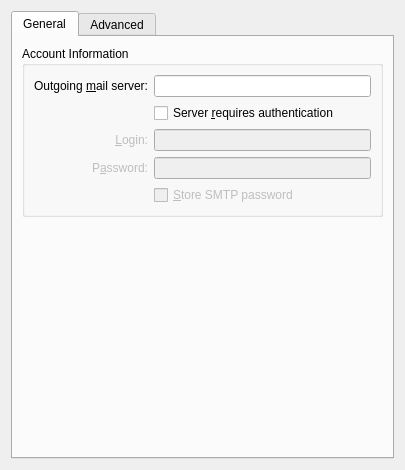
<?xml version="1.0" encoding="UTF-8"?>
<ui version="4.0">
 <author>Volker Krause &lt;vkrause@kde.org&gt;, KovoKs &lt;tomalbers@kde.nl&gt;</author>
 <class>SMTPSettings</class>
 <widget class="QWidget" name="SMTPSettings">
  <property name="geometry">
   <rect>
    <x>0</x>
    <y>0</y>
    <width>405</width>
    <height>470</height>
   </rect>
  </property>
  <layout class="QVBoxLayout" name="verticalLayout">
   <item>
    <widget class="QTabWidget" name="tabWidget">
     <property name="currentIndex">
      <number>0</number>
     </property>
     <widget class="QWidget" name="smptTab">
      <attribute name="title">
       <string comment="general smtp settings">General</string>
      </attribute>
      <layout class="QVBoxLayout" name="verticalLayout_2">
       <item>
        <widget class="QGroupBox" name="groupBox">
         <property name="title">
          <string>Account Information</string>
         </property>
         <layout class="QGridLayout" name="gridLayout">
          <item row="0" column="0">
           <widget class="QLabel" name="hostLabel">
            <property name="text">
             <string>Outgoing &amp;mail server:</string>
            </property>
            <property name="alignment">
             <set>Qt::AlignRight|Qt::AlignTrailing|Qt::AlignVCenter</set>
            </property>
            <property name="buddy">
             <cstring>kcfg_host</cstring>
            </property>
           </widget>
          </item>
          <item row="0" column="1">
           <widget class="KLineEdit" name="kcfg_host">
            <property name="trapEnterKeyEvent" stdset="0">
             <bool>true</bool>
            </property>
           </widget>
          </item>
          <item row="2" column="0">
           <widget class="QLabel" name="usernameLabel">
            <property name="enabled">
             <bool>false</bool>
            </property>
            <property name="text">
             <string>&amp;Login:</string>
            </property>
            <property name="alignment">
             <set>Qt::AlignRight|Qt::AlignTrailing|Qt::AlignVCenter</set>
            </property>
            <property name="buddy">
             <cstring>kcfg_userName</cstring>
            </property>
           </widget>
          </item>
          <item row="2" column="1">
           <widget class="KLineEdit" name="kcfg_userName">
            <property name="enabled">
             <bool>false</bool>
            </property>
            <property name="trapEnterKeyEvent" stdset="0">
             <bool>true</bool>
            </property>
           </widget>
          </item>
          <item row="3" column="0">
           <widget class="QLabel" name="passwordLabel">
            <property name="enabled">
             <bool>false</bool>
            </property>
            <property name="text">
             <string>P&amp;assword:</string>
            </property>
            <property name="alignment">
             <set>Qt::AlignRight|Qt::AlignTrailing|Qt::AlignVCenter</set>
            </property>
            <property name="buddy">
             <cstring>password</cstring>
            </property>
           </widget>
          </item>
          <item row="3" column="1">
           <widget class="KLineEdit" name="password">
            <property name="enabled">
             <bool>false</bool>
            </property>
            <property name="whatsThis">
             <string>The password to send to the server for authorization.</string>
            </property>
            <property name="echoMode">
             <enum>QLineEdit::Password</enum>
            </property>
            <property name="trapEnterKeyEvent" stdset="0">
             <bool>true</bool>
            </property>
           </widget>
          </item>
          <item row="4" column="1">
           <widget class="QCheckBox" name="kcfg_storePassword">
            <property name="enabled">
             <bool>false</bool>
            </property>
            <property name="text">
             <string>&amp;Store SMTP password</string>
            </property>
           </widget>
          </item>
          <item row="1" column="1">
           <widget class="QCheckBox" name="kcfg_requiresAuthentication">
            <property name="text">
             <string>Server &amp;requires authentication</string>
            </property>
           </widget>
          </item>
         </layout>
        </widget>
       </item>
       <item>
        <spacer name="verticalSpacer">
         <property name="orientation">
          <enum>Qt::Vertical</enum>
         </property>
         <property name="sizeHint" stdset="0">
          <size>
           <width>20</width>
           <height>40</height>
          </size>
         </property>
        </spacer>
       </item>
      </layout>
     </widget>
     <widget class="QWidget" name="advancedTab">
      <attribute name="title">
       <string comment="advanced smtp settings">Advanced</string>
      </attribute>
      <layout class="QVBoxLayout" name="verticalLayout_7">
       <item>
        <widget class="QGroupBox" name="encryptionGroup">
         <property name="enabled">
          <bool>true</bool>
         </property>
         <property name="title">
          <string>Connection Settings</string>
         </property>
         <layout class="QVBoxLayout" name="verticalLayout_5">
          <item>
           <widget class="QStackedWidget" name="checkCapabilitiesStack">
            <property name="currentIndex">
             <number>0</number>
            </property>
            <widget class="QWidget" name="page">
             <layout class="QVBoxLayout" name="verticalLayout_3">
              <item>
               <widget class="QPushButton" name="checkCapabilities">
                <property name="text">
                 <string>Auto Detect</string>
                </property>
               </widget>
              </item>
             </layout>
            </widget>
            <widget class="QWidget" name="page_2">
             <layout class="QVBoxLayout" name="verticalLayout_4">
              <item>
               <widget class="QProgressBar" name="checkCapabilitiesProgress">
                <property name="value">
                 <number>0</number>
                </property>
               </widget>
              </item>
             </layout>
            </widget>
           </widget>
          </item>
          <item>
           <widget class="QLabel" name="noAuthPossible">
            <property name="visible">
             <bool>false</bool>
            </property>
            <property name="frameShape">
             <enum>QFrame::Box</enum>
            </property>
            <property name="frameShadow">
             <enum>QFrame::Plain</enum>
            </property>
            <property name="lineWidth">
             <number>0</number>
            </property>
            <property name="text">
             <string>This server does not support authentication</string>
            </property>
            <property name="alignment">
             <set>Qt::AlignCenter</set>
            </property>
           </widget>
          </item>
          <item>
           <layout class="QFormLayout" name="formLayout_2">
            <property name="fieldGrowthPolicy">
             <enum>QFormLayout::ExpandingFieldsGrow</enum>
            </property>
            <item row="0" column="0">
             <widget class="QLabel" name="label">
              <property name="text">
               <string>Encryption:</string>
              </property>
             </widget>
            </item>
            <item row="0" column="1">
             <layout class="QHBoxLayout" name="encryptHLayout">
              <item>
               <widget class="QRadioButton" name="encryptionNone">
                <property name="text">
                 <string>&amp;None</string>
                </property>
               </widget>
              </item>
              <item>
               <widget class="QRadioButton" name="encryptionSsl">
                <property name="text">
                 <string>&amp;SSL</string>
                </property>
               </widget>
              </item>
              <item>
               <widget class="QRadioButton" name="encryptionTls">
                <property name="text">
                 <string>&amp;TLS</string>
                </property>
               </widget>
              </item>
             </layout>
            </item>
            <item row="1" column="0">
             <widget class="QLabel" name="portLabel">
              <property name="text">
               <string>&amp;Port:</string>
              </property>
              <property name="alignment">
               <set>Qt::AlignRight|Qt::AlignTrailing|Qt::AlignVCenter</set>
              </property>
              <property name="buddy">
               <cstring>kcfg_port</cstring>
              </property>
             </widget>
            </item>
            <item row="1" column="1">
             <widget class="QSpinBox" name="kcfg_port">
              <property name="minimum">
               <number>1</number>
              </property>
              <property name="maximum">
               <number>65535</number>
              </property>
              <property name="value">
               <number>25</number>
              </property>
             </widget>
            </item>
            <item row="2" column="0">
             <widget class="QLabel" name="authLabel">
              <property name="text">
               <string>Authentication:</string>
              </property>
             </widget>
            </item>
            <item row="2" column="1">
             <widget class="QComboBox" name="authCombo"/>
            </item>
           </layout>
          </item>
         </layout>
        </widget>
       </item>
       <item>
        <widget class="QGroupBox" name="groupBox_2">
         <property name="title">
          <string>SMTP Settings</string>
         </property>
         <layout class="QFormLayout" name="formLayout">
          <item row="0" column="0" colspan="2">
           <widget class="QCheckBox" name="kcfg_specifyHostname">
            <property name="text">
             <string>Sen&amp;d custom hostname to server</string>
            </property>
           </widget>
          </item>
          <item row="1" column="0">
           <widget class="QLabel" name="hostnameLabel">
            <property name="enabled">
             <bool>false</bool>
            </property>
            <property name="text">
             <string>Hostna&amp;me:</string>
            </property>
            <property name="alignment">
             <set>Qt::AlignRight|Qt::AlignTrailing|Qt::AlignVCenter</set>
            </property>
            <property name="buddy">
             <cstring>kcfg_localHostname</cstring>
            </property>
           </widget>
          </item>
          <item row="1" column="1">
           <widget class="KLineEdit" name="kcfg_localHostname">
            <property name="enabled">
             <bool>false</bool>
            </property>
            <property name="trapEnterKeyEvent" stdset="0">
             <bool>true</bool>
            </property>
           </widget>
          </item>
          <item row="2" column="0" colspan="2">
           <widget class="QCheckBox" name="kcfg_specifySenderOverwriteAddress">
            <property name="text">
             <string>Use custom sender address</string>
            </property>
           </widget>
          </item>
          <item row="3" column="0">
           <widget class="QLabel" name="label_2">
            <property name="enabled">
             <bool>false</bool>
            </property>
            <property name="text">
             <string>Sender Address:</string>
            </property>
           </widget>
          </item>
          <item row="3" column="1">
           <widget class="KLineEdit" name="kcfg_senderOverwriteAddress">
            <property name="enabled">
             <bool>false</bool>
            </property>
            <property name="trapEnterKeyEvent" stdset="0">
             <bool>true</bool>
            </property>
           </widget>
          </item>
          <item row="4" column="0">
           <widget class="QLabel" name="precommandLabel">
            <property name="text">
             <string>Precommand:</string>
            </property>
            <property name="alignment">
             <set>Qt::AlignRight|Qt::AlignTrailing|Qt::AlignVCenter</set>
            </property>
           </widget>
          </item>
          <item row="4" column="1">
           <widget class="KLineEdit" name="kcfg_precommand">
            <property name="trapEnterKeyEvent" stdset="0">
             <bool>true</bool>
            </property>
           </widget>
          </item>
         </layout>
        </widget>
       </item>
       <item>
        <spacer name="verticalSpacer_2">
         <property name="orientation">
          <enum>Qt::Vertical</enum>
         </property>
         <property name="sizeHint" stdset="0">
          <size>
           <width>20</width>
           <height>0</height>
          </size>
         </property>
        </spacer>
       </item>
      </layout>
     </widget>
    </widget>
   </item>
  </layout>
 </widget>
 <customwidgets>
  <customwidget>
   <class>KLineEdit</class>
   <extends>QLineEdit</extends>
   <header>klineedit.h</header>
  </customwidget>
 </customwidgets>
 <tabstops>
  <tabstop>tabWidget</tabstop>
  <tabstop>kcfg_host</tabstop>
  <tabstop>kcfg_requiresAuthentication</tabstop>
  <tabstop>kcfg_userName</tabstop>
  <tabstop>password</tabstop>
  <tabstop>kcfg_storePassword</tabstop>
  <tabstop>checkCapabilities</tabstop>
  <tabstop>encryptionNone</tabstop>
  <tabstop>encryptionSsl</tabstop>
  <tabstop>encryptionTls</tabstop>
  <tabstop>authCombo</tabstop>
  <tabstop>kcfg_specifyHostname</tabstop>
  <tabstop>kcfg_localHostname</tabstop>
  <tabstop>kcfg_specifySenderOverwriteAddress</tabstop>
  <tabstop>kcfg_senderOverwriteAddress</tabstop>
  <tabstop>kcfg_precommand</tabstop>
 </tabstops>
 <resources/>
 <connections>
  <connection>
   <sender>kcfg_specifyHostname</sender>
   <signal>toggled(bool)</signal>
   <receiver>hostnameLabel</receiver>
   <slot>setEnabled(bool)</slot>
   <hints>
    <hint type="sourcelabel">
     <x>101</x>
     <y>249</y>
    </hint>
    <hint type="destinationlabel">
     <x>83</x>
     <y>277</y>
    </hint>
   </hints>
  </connection>
  <connection>
   <sender>kcfg_specifyHostname</sender>
   <signal>toggled(bool)</signal>
   <receiver>kcfg_localHostname</receiver>
   <slot>setEnabled(bool)</slot>
   <hints>
    <hint type="sourcelabel">
     <x>196</x>
     <y>249</y>
    </hint>
    <hint type="destinationlabel">
     <x>199</x>
     <y>277</y>
    </hint>
   </hints>
  </connection>
  <connection>
   <sender>kcfg_requiresAuthentication</sender>
   <signal>toggled(bool)</signal>
   <receiver>kcfg_userName</receiver>
   <slot>setEnabled(bool)</slot>
   <hints>
    <hint type="sourcelabel">
     <x>372</x>
     <y>110</y>
    </hint>
    <hint type="destinationlabel">
     <x>372</x>
     <y>137</y>
    </hint>
   </hints>
  </connection>
  <connection>
   <sender>kcfg_requiresAuthentication</sender>
   <signal>toggled(bool)</signal>
   <receiver>usernameLabel</receiver>
   <slot>setEnabled(bool)</slot>
   <hints>
    <hint type="sourcelabel">
     <x>372</x>
     <y>110</y>
    </hint>
    <hint type="destinationlabel">
     <x>141</x>
     <y>137</y>
    </hint>
   </hints>
  </connection>
  <connection>
   <sender>kcfg_requiresAuthentication</sender>
   <signal>toggled(bool)</signal>
   <receiver>passwordLabel</receiver>
   <slot>setEnabled(bool)</slot>
   <hints>
    <hint type="sourcelabel">
     <x>372</x>
     <y>110</y>
    </hint>
    <hint type="destinationlabel">
     <x>128</x>
     <y>164</y>
    </hint>
   </hints>
  </connection>
  <connection>
   <sender>kcfg_requiresAuthentication</sender>
   <signal>toggled(bool)</signal>
   <receiver>password</receiver>
   <slot>setEnabled(bool)</slot>
   <hints>
    <hint type="sourcelabel">
     <x>372</x>
     <y>110</y>
    </hint>
    <hint type="destinationlabel">
     <x>372</x>
     <y>164</y>
    </hint>
   </hints>
  </connection>
  <connection>
   <sender>kcfg_requiresAuthentication</sender>
   <signal>toggled(bool)</signal>
   <receiver>kcfg_storePassword</receiver>
   <slot>setEnabled(bool)</slot>
   <hints>
    <hint type="sourcelabel">
     <x>372</x>
     <y>110</y>
    </hint>
    <hint type="destinationlabel">
     <x>372</x>
     <y>189</y>
    </hint>
   </hints>
  </connection>
  <connection>
   <sender>kcfg_specifySenderOverwriteAddress</sender>
   <signal>toggled(bool)</signal>
   <receiver>label_2</receiver>
   <slot>setEnabled(bool)</slot>
   <hints>
    <hint type="sourcelabel">
     <x>59</x>
     <y>299</y>
    </hint>
    <hint type="destinationlabel">
     <x>78</x>
     <y>312</y>
    </hint>
   </hints>
  </connection>
  <connection>
   <sender>kcfg_specifySenderOverwriteAddress</sender>
   <signal>toggled(bool)</signal>
   <receiver>kcfg_senderOverwriteAddress</receiver>
   <slot>setEnabled(bool)</slot>
   <hints>
    <hint type="sourcelabel">
     <x>152</x>
     <y>297</y>
    </hint>
    <hint type="destinationlabel">
     <x>169</x>
     <y>318</y>
    </hint>
   </hints>
  </connection>
 </connections>
</ui>
